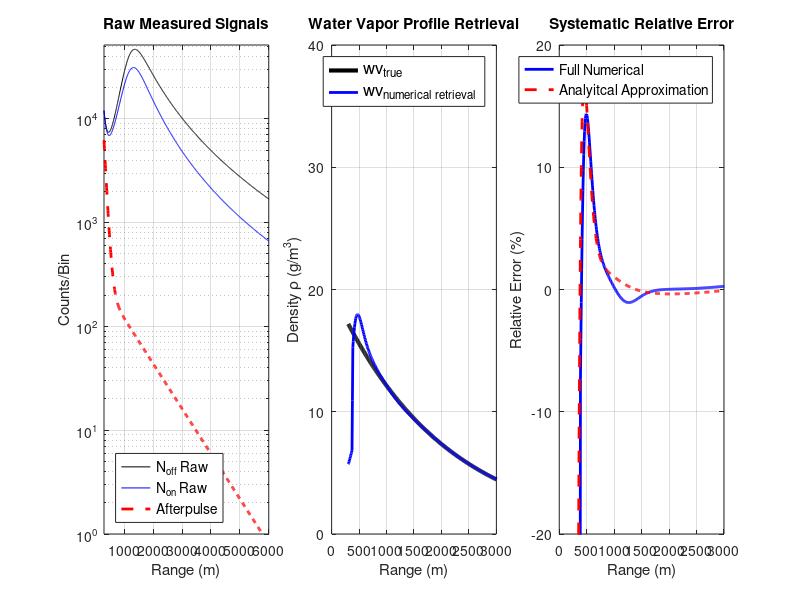
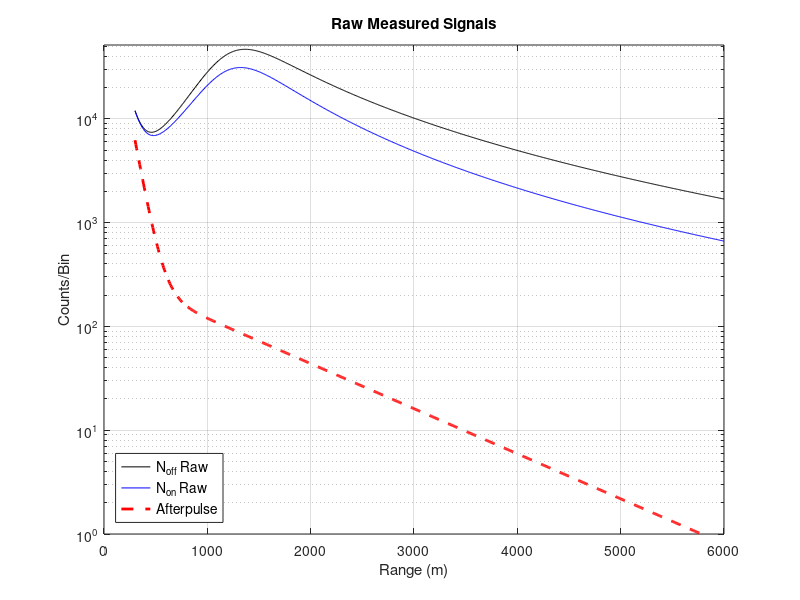

Reproduce these figures in MATLAB, in order.
%% MicroPulse DIAL Afterpulse Error Simulation (Final Consistent Model)

clear; close all; 

%% Initialization and Unit Conversion

% System Parameters
tau_pulse = 1e-6;           % Pulse width (s)
R_start = 300;              % Start range for retrieval (m)
R_end = 6000;               % End range for retrieval (m)
dR = 7.5;                  % gate size (m)

% Constants
c = 3e8;                    % Speed of light (m/s)
M_H2O = 18.015;             % Molar mass of water (g/mol)
N_A = 6.022e23;             % Avogadro's number (molecules/mol)

P_laser = 50e-3;            % Avg laser power (W) 
sigma_on_cm2 =0.5e-23;      
sigma_off_cm2 = 7.0e-25;    

% Detector Afterpulse Parameters
N_dark = 5;                   % Constant Dark Count Rate (counts/bin)
lambda_AP_1 = 80;             % Afterpulse decay length 1 (m)
lambda_AP_2 = 1000;           % Afterpulse decay length 2 (m)
A_1 = 1;                      % Scaling factor for short decay component
A_2 = 1/25;                   % Scaling factor for long decay component
AP_fraction = 4e-15;          % Afterpulse peak as fraction of C_sys
C_sys_scale = 2e17;         

% Geometric Overlap Parameters
R_full_overlap = 1200;       
R_sigmoid_width = 160;

% Simple Atmosphere Parameters 
wv_mass_surf = 20;        
wv_mass_true = @(R) wv_mass_surf .* exp(-R/2000); % Mass density profile (g/m^3)
alpha_non_abs = 1e-8;     
beta_a = 1e-7;            
beta_R = @(R) beta_a.* exp(-R/8000); 

% DIAL Conversions
sigma_on = sigma_on_cm2 * 1e-4;    
sigma_off = sigma_off_cm2 * 1e-4;  
GM_to_NUM = N_A / M_H2O;
K_on = sigma_on * GM_to_NUM;
K_off = sigma_off * GM_to_NUM;
K_delta = K_on - K_off;      

% Range Vector (Sampled at 150m intervals)
R = (R_start : dR : R_end)';
N_bins = length(R);

% Midpoint range vector for plotting 
R_plot = R(1:end-1) + dR/2;

% Smoothing factor M (for true signal smearing)
M = c*tau_pulse/2/dR; 

%% Lidar Forward Model (Physically Resolved Signals)

% System Constant
C_sys = (P_laser * c * tau_pulse / 2) * C_sys_scale; 

% Geometric Overlap Function 
O_R_model = 1 ./ (1 + exp(-(R - R_full_overlap) / R_sigmoid_width));
O_R_model(R < R_start) = 0; 
O_R = O_R_model;

% Extinction and Optical Depth
alpha_off = alpha_non_abs + K_off * wv_mass_true(R);
alpha_on = alpha_non_abs + K_on * wv_mass_true(R);
OD_off = cumsum( alpha_off * dR );
OD_on = cumsum( alpha_on * dR );

% True number online and offline counts (The final, physically-resolved signal)
N_on_true = C_sys * (1./R.^2) .* O_R .* beta_R(R) .* exp(-2 * OD_on);
N_off_true = C_sys * (1./R.^2) .* O_R .* beta_R(R) .* exp(-2 * OD_off);

% Calculate the derivative of the true signal for the analytical error model
dNoff_dR = gradient(N_off_true, dR);


%% Detector Contamination Model (Instantaneous AP Added)

N_AP_peak = C_sys * AP_fraction;

% N_AP_decay is the instantaneous profile 
N_AP_decay = N_AP_peak * (A_1*exp(-(R - R_start)/lambda_AP_1)+ (A_2*exp(-(R - R_start) / lambda_AP_2)));
N_AP_total = N_AP_decay + N_dark;

% Contaminated signal profiles (Smoothed N_true + Instantaneous N_AP)
N_off_raw = N_off_true + N_AP_decay;
N_on_raw = N_on_true + N_AP_decay;


%% Full Numerical Retrieval of contaminated signals (No Digital Filtering Required)

% The AP contamination is present, but NO CORRECTION is applied here to calculate 
% the error caused by the uncorrected AP.

% Apply moving average filter to the raw signals
N_off_raw_smooth = movmean(N_off_raw, M);
N_on_raw_smooth = movmean(N_on_raw, M);

% Calculate the contaminated log ratio (using raw signals)
Log_Ratio_Raw = log(N_off_raw_smooth ./ N_on_raw_smooth);

% Calculate the derivative (slope) using the finite difference method
dLogRatio_dR_Raw = gradient(Log_Ratio_Raw, dR);

% Apply the DIAL equation to get the full retrieval
rho_retrieved_full = (1 / (2 * K_delta)) * dLogRatio_dR_Raw;

% Set Primary retrieval to the full result
rho_retrieved = rho_retrieved_full;


%% Analytical Error Calculation 

% This recalculates the analytical error term (rho_error_analytical) for comparison
% Term inside the derivative: N_AP * ( 1/N_off_true - 1/N_on_true )
Difference_Term = N_AP_decay .* (1 ./ N_off_true - 1 ./ N_on_true);

% Calculate the derivative of this term using gradient (numerical derivative)
dDifferenceTerm_dR = gradient(Difference_Term, dR);

% Apply the DIAL factor: -1/(2 * K_delta)
rho_error_analytical_full_R = (1 / (2 * K_delta)) * dDifferenceTerm_dR;


%% Error Comparison and Plotting Setup
% True Water Vapor at plotting points
rho_true_plot = wv_mass_true(R_plot);
rho_retrieved_plot = rho_retrieved(1:end-1);
rho_error_analytical = rho_error_analytical_full_R(1:end-1);

% True Systematic Error (Result of Full Retrieval - True Profile) 
rho_error_true = rho_retrieved_plot - rho_true_plot;

% Error of the Analytical Approximation Relative to the True Signal 
Analytical_Relative_Error = 100 * (rho_error_analytical) ./ rho_true_plot;

% Calculate Total Relative Error 
Relative_Error = 100 * (rho_retrieved_plot - rho_true_plot) ./ rho_true_plot;

% Calculate Water Vapor Optical Depth
R_4km_idx = find(R >= 4000, 1, 'first');
WV_OD_4km = (OD_on(R_4km_idx) - OD_off(R_4km_idx));
disp('-------------------------------------------------------------------');
disp(['One-way WV OD at 4 km: ' num2str(WV_OD_4km)]);
disp('-------------------------------------------------------------------');


%% Plotting Results 
figure('Position', [100, 100, 1400, 450]);

% Raw Measured Signals 
subplot(1, 3, 1);
semilogy(R, N_off_raw, 'k-', 'DisplayName', 'N_{off} Raw'); hold on;
semilogy(R, N_on_raw, 'b-', 'DisplayName', 'N_{on} Raw');
semilogy(R, N_AP_decay, 'r--', 'LineWidth', 2, 'DisplayName', 'Afterpulse');
title('Raw Measured Signals');
xlabel('Range (m)');
ylabel('Counts/Bin');
legend('Location', 'southwest','FontSize', 10);
xlim([R_start, R_end]);
ylim([1, max(N_off_raw)*1.1]);
grid on;

% True vs. Retrieved Water Vapor Density
subplot(1, 3, 2);
plot(R_plot, rho_true_plot, 'k-', 'LineWidth', 3, 'DisplayName', 'wv_{true}'); hold on;
plot(R_plot, rho_retrieved_plot, 'b-', 'LineWidth', 2, 'DisplayName', 'wv_{numerical retrieval}');
title('Water Vapor Profile Retrieval');
xlabel('Range (m)');
ylabel('Density \rho (g/m^3)');
legend('Location', 'northeast','FontSize', 12);
ylim([0, wv_mass_surf * 2]);
xlim([0, R_end/2]);
grid on;

% % Systematic density bias 
% subplot(1, 4, 3);
% plot(R_plot, rho_error_true,'b-', 'LineWidth', 2.5, 'DisplayName', 'Full Numerical' );
% hold on
% plot(R_plot, rho_error_analytical,'r--', 'LineWidth', 1.5, 'DisplayName', 'Analyitcal Approximation' );
% title('Systematic Bias');
% xlabel('Range (m)');
% ylabel('Systematic Density Bias (g/m^3)');
% legend('Location','northeast','FontSize', 10);
% ylim([-3, 3]);
% xlim([0, R_end/2]);
% grid on

% Systematic Relative Error 
 subplot(1, 3, 3);
 plot(R_plot, Relative_Error, 'b-', 'LineWidth', 2, 'DisplayName', 'Full Numerical' );
 hold on;
 plot(R_plot, Analytical_Relative_Error, 'r--', 'LineWidth', 2, 'DisplayName', 'Analyitcal Approximation' );
 title('Systematic Relative Error');
 xlabel('Range (m)');
 ylabel('Relative Error (%)');
 legend('Location','northeast','FontSize', 10);
 ylim([-20, 20]);
 xlim([0, R_end/2]);
 grid on;

figure('Position', [100, 600, 1000, 600]);

% Raw Measured Signals 
semilogy(R, N_off_raw, 'k-', 'DisplayName', 'N_{off} Raw'); hold on;
semilogy(R, N_on_raw, 'b-', 'DisplayName', 'N_{on} Raw');
semilogy(R, N_AP_decay, 'r--', 'LineWidth', 2, 'DisplayName', 'Afterpulse');
title('Raw Measured Signals');
xlabel('Range (m)');
ylabel('Counts/Bin');
legend('Location', 'southwest','FontSize', 10);
xlim([0, R_end]);
ylim([1, max(N_off_raw)*1.1]);
grid on;